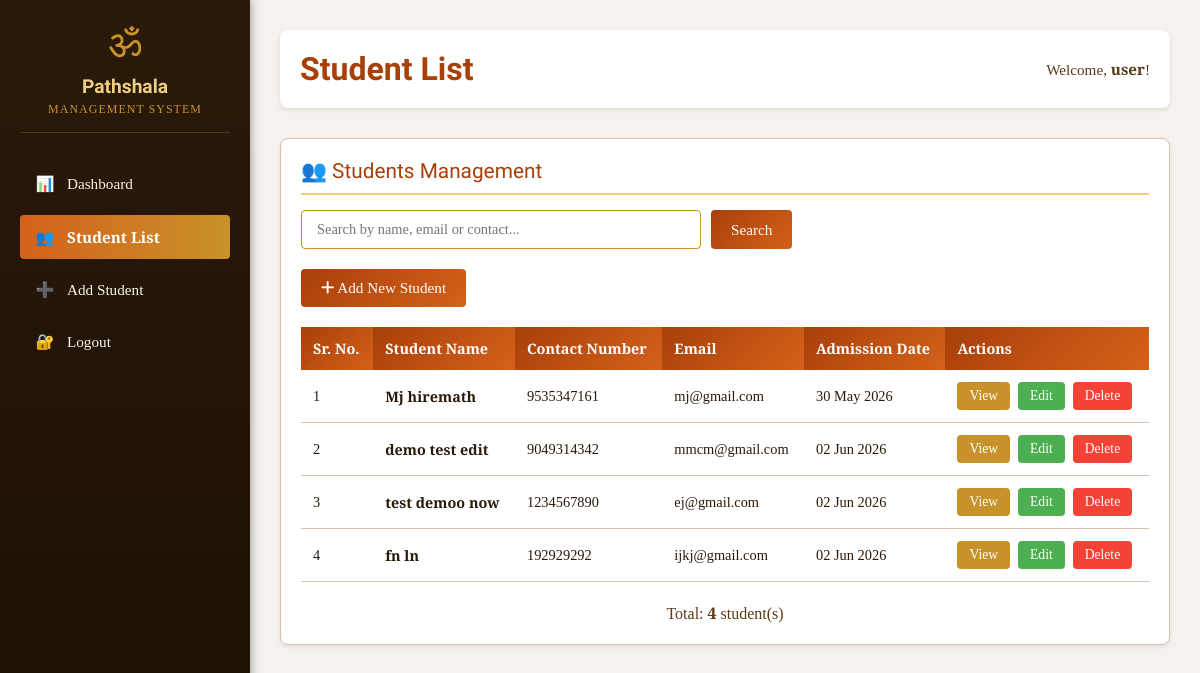
/students/ (signed in), run on an earlier commit of the app's database.
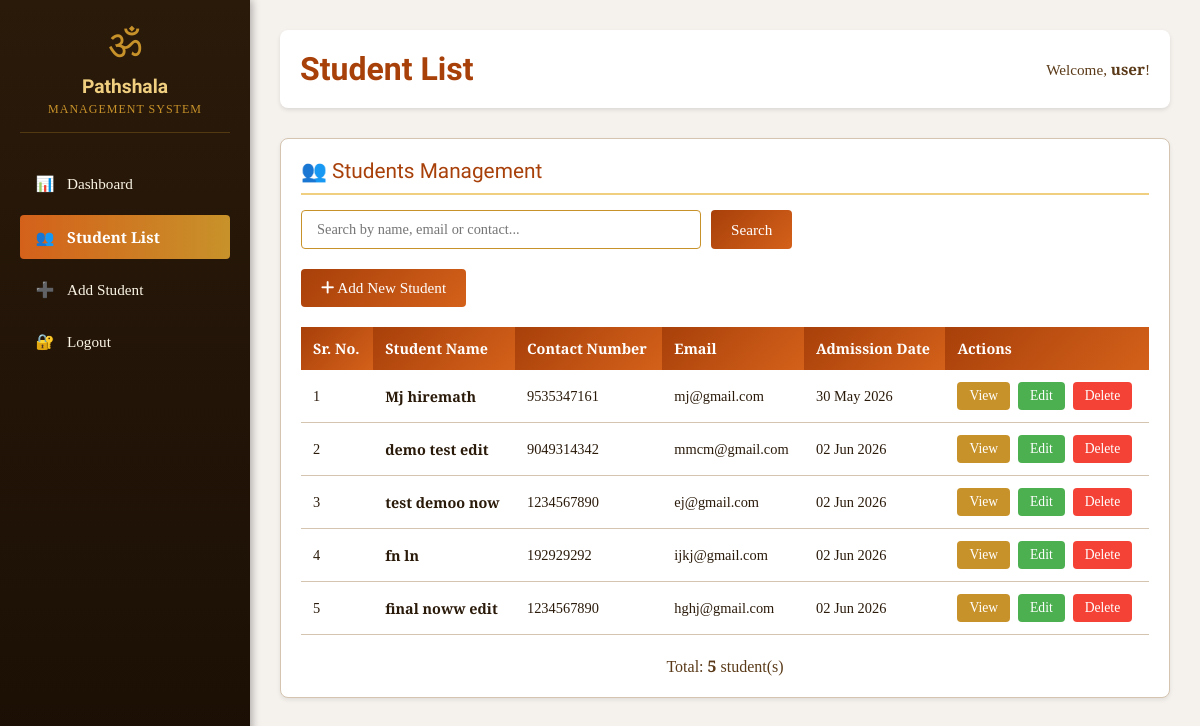
And on a later commit of the database.
### application/models.py (models this page shows, shortened)
class Student(models.Model):
    BLOOD_GROUP_CHOICES = [
        ('A+', 'A+'),
        ('A-', 'A−'),
        ('B+', 'B+'),
        ('B-', 'B−'),
        ('O+', 'O+'),
        ('O-', 'O−'),
        ('AB+', 'AB+'),
        ('AB-', 'AB−'),
    ]
    SHIVA_DEEKSHA_CHOICES = [
        ('Yes', 'Yes'),
        ('No', 'No'),
    ]
    first_name = models.CharField(max_length=100)
    last_name = models.CharField(max_length=100)
    date_of_birth = models.DateField()
    nationality = models.CharField(max_length=100, default='Indian')
    photo = models.ImageField(upload_to='student_photos/', null=True, blank=True)
    father_name = models.CharField(max_length=100)
    mother_name = models.CharField(max_length=100, blank=True)
    occupation = models.CharField(max_length=100, blank=True)
    contact_no = models.CharField(max_length=10)
    whatsapp_no = models.CharField(max_length=10, blank=True)
    email = models.EmailField(blank=True)
    address_line1 = models.CharField(max_length=255)
    address_line2 = models.CharField(max_length=255, blank=True)
    city = models.CharField(max_length=100)
    state = models.CharField(max_length=100)
    pin_code = models.CharField(max_length=10, blank=True)
    last_school = models.CharField(max_length=255, blank=True)
    last_class = models.CharField(max_length=50, blank=True)
    year_passing = models.CharField(max_length=4, blank=True)
    blood_group = models.CharField(max_length=10, choices=BLOOD_GROUP_CHOICES, blank=True)
    medical_conditions = models.TextField(blank=True)
    allergies = models.TextField(blank=True)
    shiva_deeksha = models.CharField(max_length=3, choices=SHIVA_DEEKSHA_CHOICES, default='No')
    declaration_accepted = models.BooleanField(default=False)
    admission_date = models.DateField(auto_now_add=True)
    class Meta:
        ordering = ['-admission_date']

### application/views.py (the view)
# urls.py: path('students/', views.student_list, name='student_list'),
@login_required(login_url='login')
def student_list(request):
    query = request.GET.get('search', '')
    students = Student.objects.order_by('admission_date', 'id')
    if query:
        students = students.filter(
            first_name__icontains=query
        ) | Student.objects.filter(
            last_name__icontains=query
        ) | Student.objects.filter(
            contact_no__icontains=query
        ) | Student.objects.filter(
            email__icontains=query
        )
    else:
        students = Student.objects.order_by('admission_date', 'id')
    context = {
        'students': students,
        'search_query': query,
    }
    return render(request, 'application/student_list.html', context)

### application/templates/application/student_list.html (shortened to what this page needs)
{% extends 'application/base.html' %}
{% block page_title %}Student List{% endblock %}
{% block content %}
    <div class="card">
        <div class="card-title">👥 Students Management</div>
        <div class="search-box">
            <form method="get" style="display: flex; gap: 10px;">
                <input type="text" name="search" placeholder="Search by name, email or contact..." value="{{ search_query }}">
                <button type="submit" class="btn btn-primary" style="width: auto;">Search</button>
            </form>
        </div>
        <div style="margin-bottom: 20px;">
            <a href="{% url 'student_add' %}" class="btn btn-primary">
                <i class="fas fa-plus"></i> Add New Student
            </a>
        </div>
        {% if students %}
            <div class="table-responsive">
                <table>
                    <thead>
                        <tr>
                            <th>Sr. No.</th>
                            <th>Student Name</th>
                            <th>Contact Number</th>
                            <th>Email</th>
                            <th>Admission Date</th>
                            <th>Actions</th>
                        </tr>
                    </thead>
                    <tbody>
                        {% for student in students %}
                            <tr>
                                <td>{{ forloop.counter }}</td>
                                <td>
                                    <strong>{{ student.first_name }} {{ student.last_name }}</strong>
                                </td>
                                <td>{{ student.contact_no }}</td>
                                <td>{{ student.email|default:"N/A" }}</td>
                                <td>{{ student.admission_date|date:"d M Y" }}</td>
                                <td>
                                    <div class="actions">
                                        <a href="{% url 'student_detail' student.id %}" class="btn btn-sm btn-view" title="View Details">View</a>
                                        <a href="{% url 'student_edit' student.id %}" class="btn btn-sm btn-edit" title="Edit Student">Edit</a>
                                        <a href="{% url 'student_delete' student.id %}" class="btn btn-sm btn-delete" title="Delete Student" onclick="return confirm('Are you sure?')">Delete</a>
                                    </div>
                                </td>
                            </tr>
                        {% endfor %}
                    </tbody>
                </table>
            </div>
            <div style="text-align: center; margin-top: 20px; color: var(--medium-brown);">
                Total: <strong>{{ students|length }}</strong> student(s)
            </div>
        {% endif %}
    </div>
{% endblock %}

### application/templates/application/base.html (shortened to what this page needs)
<!DOCTYPE html>
<html lang="en">
<head>
    <link href="https://cdnjs.cloudflare.com/ajax/libs/font-awesome/6.4.0/css/all.min.css" rel="stylesheet">
</head>
<body>
    <div class="wrapper">
        <div class="sidebar" id="sidebar">
            <div class="sidebar-header">
                <div class="sidebar-icon">ॐ</div>
                <h2>Pathshala</h2>
                <div class="sidebar-subtitle">Management System</div>
            </div>
            <ul class="nav-menu">
                <li class="nav-item">
                    <a href="{% url 'dashboard' %}" class="nav-link {% if request.resolver_match.url_name == 'dashboard' %}active{% endif %}">
                        <span class="nav-icon">📊</span>
                        <span>Dashboard</span>
                    </a>
                </li>
                <li class="nav-item">
                    <a href="{% url 'student_list' %}" class="nav-link {% if request.resolver_match.url_name == 'student_list' %}active{% endif %}">
                        <span class="nav-icon">👥</span>
                        <span>Student List</span>
                    </a>
                </li>
                <li class="nav-item">
                    <a href="{% url 'student_add' %}" class="nav-link {% if request.resolver_match.url_name == 'student_add' %}active{% endif %}">
                        <span class="nav-icon">➕</span>
                        <span>Add Student</span>
                    </a>
                </li>
                <li class="nav-item">
                    <a href="{% url 'logout' %}" class="nav-link">
                        <span class="nav-icon">🔐</span>
                        <span>Logout</span>
                    </a>
                </li>
            </ul>
        </div>
        <div class="main-content">
            <div class="header-top">
                <div>
                    <h1>{% block page_title %}Dashboard{% endblock %}</h1>
                </div>
                <div class="user-greeting">
                    Welcome, <strong>{{ request.user.first_name|default:request.user.username }}</strong>!
                </div>
            </div>
            {% block content %}{% endblock %}
        </div>
    </div>
</body>
</html>

### application/templates/application/base.html (style rules this page uses)
:root { --saffron: #D4611A; --deep-saffron: #A8400A; --gold: #C8922A; --light-gold: #F0D080; --cream: #FBF5E6; --dark-brown: #2A1A0A; --medium-brown: #5A3A18; --sidebar-bg: #2A1A0A; --sidebar-hover: #3A2A1A; }
* { box-sizing: border-box; margin: 0; padding: 0; }
body { font-family: 'Crimson Pro', Georgia, serif; background-color: #F5F1ED; color: var(--dark-brown); }
.wrapper { display: flex; min-height: 100vh; }
.sidebar { width: 250px; background: linear-gradient(180deg, var(--sidebar-bg) 0%, #1A0E04 100%); color: var(--cream); padding: 20px; fixed: left; height: 100vh; overflow-y: auto; box-shadow: 2px 0 8px rgba(0,0,0,0.3); }
.sidebar-header { text-align: center; margin-bottom: 30px; border-bottom: 1px solid #C8922A44; padding-bottom: 15px; }
.sidebar-icon { font-size: 40px; color: var(--gold); margin-bottom: 8px; }
.sidebar h2 { font-family: 'Yatra One', sans-serif; font-size: 1.2rem; color: var(--light-gold); margin-bottom: 4px; }
.sidebar-subtitle { font-size: 0.75rem; color: var(--gold); text-transform: uppercase; letter-spacing: 1px; }
.nav-menu { list-style: none; }
.nav-item { margin-bottom: 10px; }
.nav-link { display: flex; align-items: center; gap: 12px; padding: 12px 15px; color: var(--cream); text-decoration: none; border-radius: 4px; transition: all 0.3s; font-size: 0.95rem; }
.nav-link.active { background: linear-gradient(90deg, var(--saffron) 0%, var(--gold) 100%); color: #FFF; font-weight: bold; }
.nav-icon { width: 20px; text-align: center; }
.main-content { flex: 1; padding: 30px; overflow-y: auto; }
.header-top { display: flex; justify-content: space-between; align-items: center; margin-bottom: 30px; background: white; padding: 20px; border-radius: 8px; box-shadow: 0 2px 4px rgba(0,0,0,0.1); }
.header-top h1 { font-family: 'Yatra One', sans-serif; font-size: 2rem; color: var(--deep-saffron); }
.user-greeting { font-size: 0.95rem; color: var(--medium-brown); }
.card { background: white; border: 1px solid #D4C4B0; border-radius: 8px; padding: 20px; margin-bottom: 20px; box-shadow: 0 2px 4px rgba(0,0,0,0.08); }
.card-title { font-family: 'Yatra One', sans-serif; font-size: 1.3rem; color: var(--deep-saffron); margin-bottom: 15px; border-bottom: 2px solid var(--light-gold); padding-bottom: 10px; }
.btn { display: inline-block; padding: 10px 20px; border: none; border-radius: 4px; cursor: pointer; text-decoration: none; font-family: 'Crimson Pro', serif; font-size: 0.95rem; transition: all 0.3s; text-align: center; }
.btn-primary { background: linear-gradient(135deg, var(--deep-saffron), var(--saffron)); color: white; }
.btn-sm { padding: 6px 12px; font-size: 0.85rem; }
.table-responsive { overflow-x: auto; }
table { width: 100%; border-collapse: collapse; font-size: 0.9rem; }
th { background: linear-gradient(135deg, var(--deep-saffron), var(--saffron)); color: white; padding: 12px; text-align: left; font-weight: bold; }
td { padding: 12px; border-bottom: 1px solid #D4C4B0; }
.actions { display: flex; gap: 8px; }
.btn-edit { background: #4CAF50; color: white; }
.btn-delete { background: #f44336; color: white; }
.btn-view { background: var(--gold); color: white; }
.search-box { margin-bottom: 20px; }
.search-box input { width: 100%; max-width: 400px; padding: 10px 15px; border: 1px solid var(--gold); border-radius: 4px; font-family: 'Crimson Pro', serif; font-size: 0.9rem; }

What changed in the data, as far as the page shows it:
added Student: first_name "final noww", last_name "edit", contact_no "1234567890", email "hghj@gmail.com", admission_date "02 Jun 2026"
Also different on the page:
{{ students|length }}: "4" → "5"
